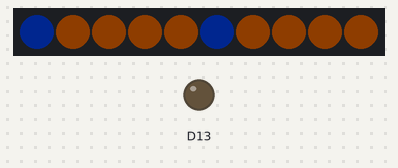
This sketch was run on a simulated Adafruit Circuit Playground Express. Shown: 10 RGB LEDs in strip order, left to right, output pins drawn as LEDs (lit = HIGH). Dim RGB values are drawn brighter than linear.

Above: at 0.1 s.
At 0.51 s:
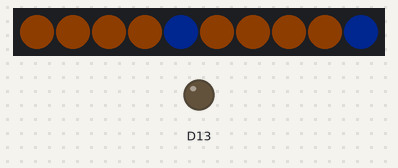
At 0.86 s:
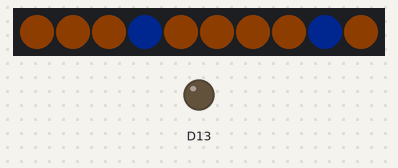
At 1.32 s:
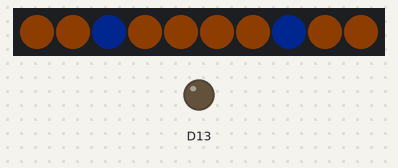

Measured:
- by itself, everything shown: repeats every 1.0 s, in 5 steps

The sketch:

BasicPendantAlt.ino
```cpp
// Demo program for testing library and board - flip the switch to turn on/off buzzer

#include <Adafruit_CircuitPlayground.h>

// we light one pixel at a time, this is our counter
int pix1 = 0;
int pix2 = 0;
int pix3 = 0;
int pix4 = 0;

void setup() {

  CircuitPlayground.begin();

  // turn off speaker when not in use
  CircuitPlayground.speaker.enable(false);
  for (int ln = 0; ln < 11; ln++) {
   CircuitPlayground.setPixelColor(ln, CircuitPlayground.colorWheel(25));
  }
 }


void loop() {

   for (int ln = 0; ln < 5; ln++) {
   pix1=ln;
   pix2=ln+5;
   pix3=ln-1;
   pix4=ln+4;
   if (pix2==10) { pix2=0;}
   if (pix3==-1) { pix3=9;}

   CircuitPlayground.setPixelColor(pix1, CircuitPlayground.colorWheel(150));
   CircuitPlayground.setPixelColor(pix2, CircuitPlayground.colorWheel(150));
   CircuitPlayground.setPixelColor(pix3, CircuitPlayground.colorWheel(25));
   CircuitPlayground.setPixelColor(pix4, CircuitPlayground.colorWheel(25));
   delay(100);
    }
 }
```
